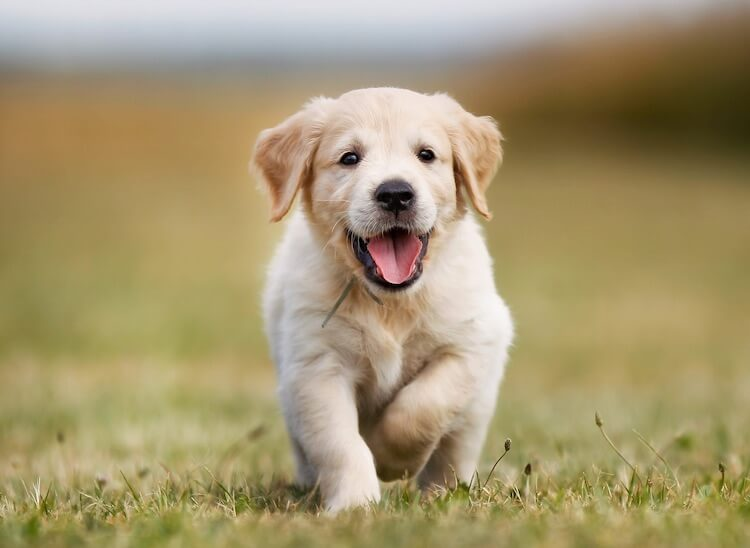
#> input picture Python Code/j2.jpg, 750 x 548 px
$ python exp2b.py
#> lines starting #> are read from the running program, lines starting #| are printed output that depends on the picture
#EXP 2B

import cv2

img = cv2.imread('j2.jpg')
#> img is the input picture: shape (548, 750, 3); mean B, G, R 110.9, 149.9, 164.7
gray = cv2.cvtColor(img, cv2.COLOR_BGR2GRAY)
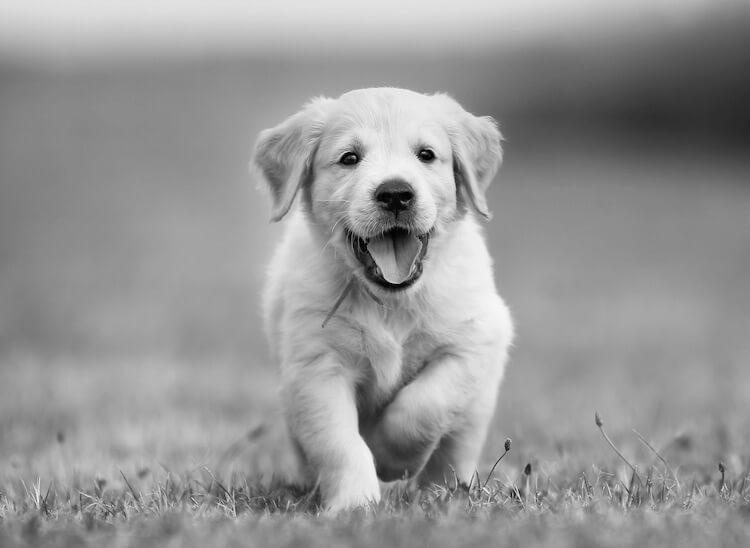
#> gray: shape (548, 750); min 0, max 249, mean 149.9
cv2.imshow('Original image',img)
cv2.imshow('Gray image', gray)
cv2.imwrite('exp2bop.jpg', gray)
cv2.waitKey(0)
cv2.destroyAllWindows()
